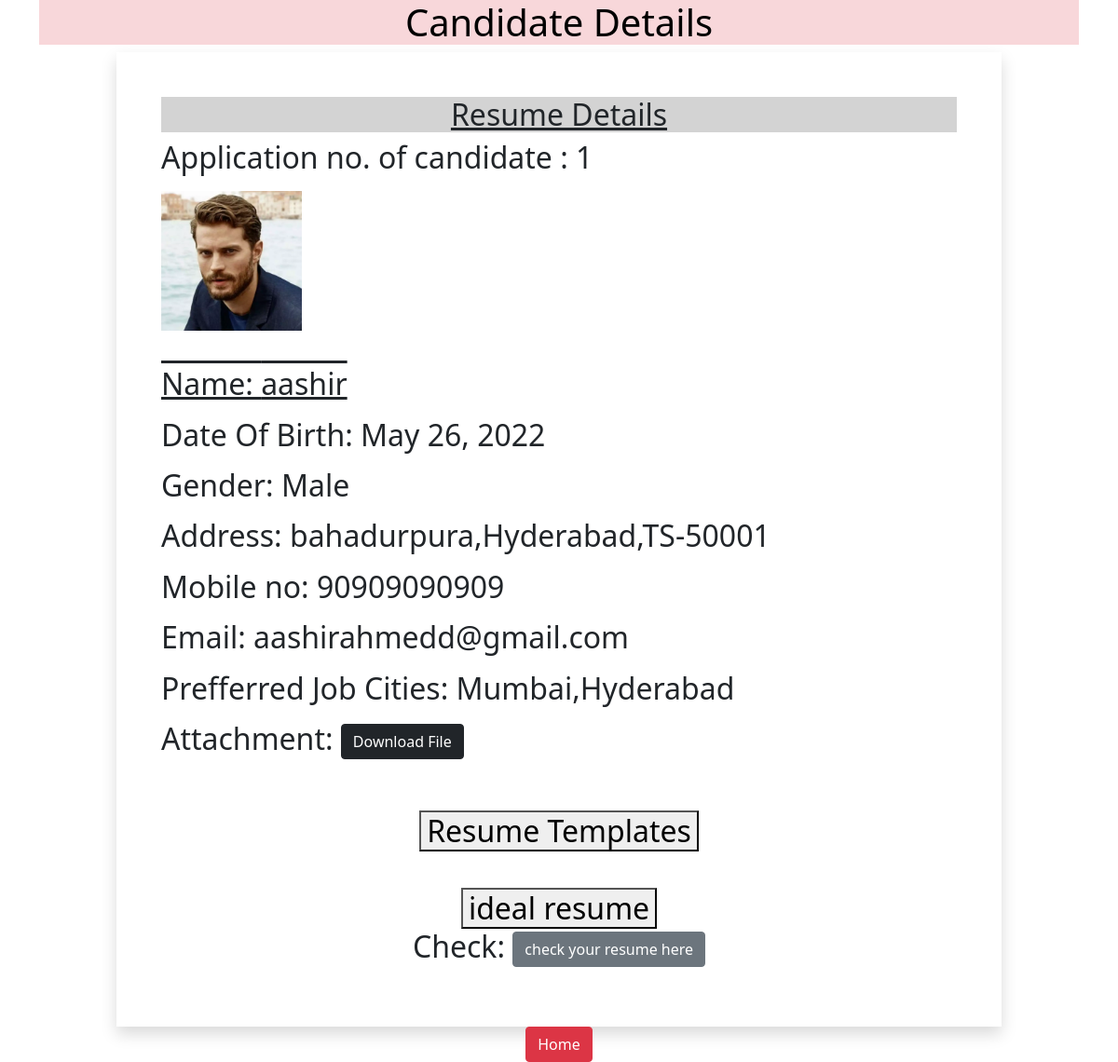
The page /1 on the database its author committed.
### myapp/models.py (models this page shows)
class Resume(models.Model):
    name = models.CharField(max_length=100)
    date_of_birth = models.DateField(auto_now=False, auto_now_add=False)
    gender = models.CharField(max_length=100)
    address=models.CharField(max_length=100)
    city= models.CharField(max_length=100)
    pin = models.PositiveIntegerField()
    state = models.CharField(choices=STATE_CHOICE,max_length=50)
    mobile= models.PositiveIntegerField()
    email = models.EmailField()
    preferred_job_city = models.CharField(max_length=50)
    myprofile = models.ImageField(upload_to='profileimg',blank=True)
    my_file= models.FileField(upload_to='doc', blank=True)

### myapp/views.py (the view)
# urls.py: path('<int:pk>' , views.CandidateView.as_view(),name='candidate')
class CandidateView(View):
    def get(self, request, pk):
        candidate = Resume.objects.get(pk=pk)
        return render(request, 'myapp/candidate.html',{'candidate': candidate})

### myapp/templatetags/filter.py (called while the page is built)
@register.filter(name='remove_special')
def remove_chars(val,arg):
    print("Arg",arg)
    print("Value",val)
    for character in arg:
        print(character)
        val=val.replace(character,"")
    return val

### myapp/templates/myapp/candidate.html (shortened to what this page needs)
{%load filter%}
<html>
<head>
    <link href="https://cdn.jsdelivr.net/npm/bootstrap@5.0.0-beta2/dist/css/bootstrap.min.css" rel="stylesheet">
</head>
<body>
    <div class="container">
        <h1 style="color:black;font-family"Gill Sans", sans-serif;
        ;text-align:center;" class="alert-danger text-center">Candidate Details</h1>
        <div class="row">
            <div class="col-sm-10 shadow p-5 offset-sm-1 ">
                <h2 class="text-center" style="background-color:lightgrey"; "color:black"><u>Resume Details</u><h2>
                <p>Application no. of candidate : {{candidate.id}}</p>
                <img src="{{candidate.myprofile.url}}" alt="150" height = "150"><br><br>
                <p style= "text-decoration: overline underline">Name: {{candidate.name}}</p>
                <p style="background-color:white">Date Of Birth: {{candidate.date_of_birth}}</p>
                <p style="background-color:white">Gender: {{candidate.gender}}</p>
                <p style="background-color:white">Address: {{candidate.address}},{{candidate.city}},{{candidate.state}}-{{candidate.pin}}</p>
                <p style="background-color:white">Mobile no: {{candidate.mobile}}</p>
                <p style="background-color:white">Email: {{candidate.email}}</p>
                <p style="background-color:white">Prefferred Job Cities: {{candidate.preferred_job_city|remove_special:"[] '"}}</p>
                <p style="background-color:white">Attachment: <a href="{{candidate.my_file.url}}" class="btn btn-dark">Download File</a></p>
                <br>
                <div class="text-center";"height:50">
                    <button onclick="welcome()">Resume Templates</button>
                    </div>
                    <br>
                <div class="text-center">
                    <button onclick="ideal()">ideal resume</button>
                </div>
                <p style="text-align:center">Check: <a class="btn btn-secondary">check your resume here</a>
                </div>
                <div class="text-center">
                    <a href="/" class="btn btn-danger">Home</a>
                </div>
            </div>
        </div>
</body>
</html>

### rows shown on the page
Resume: id "1", myprofile (picture), name "aashir", date_of_birth "May 26, 2022", gender "Male", address "bahadurpura", city "Hyderabad", state "TS", pin "50001", mobile "90909090909", email "aashirahmedd@gmail.com", preferred_job_city|remove_special "Mumbai,Hyderabad"
